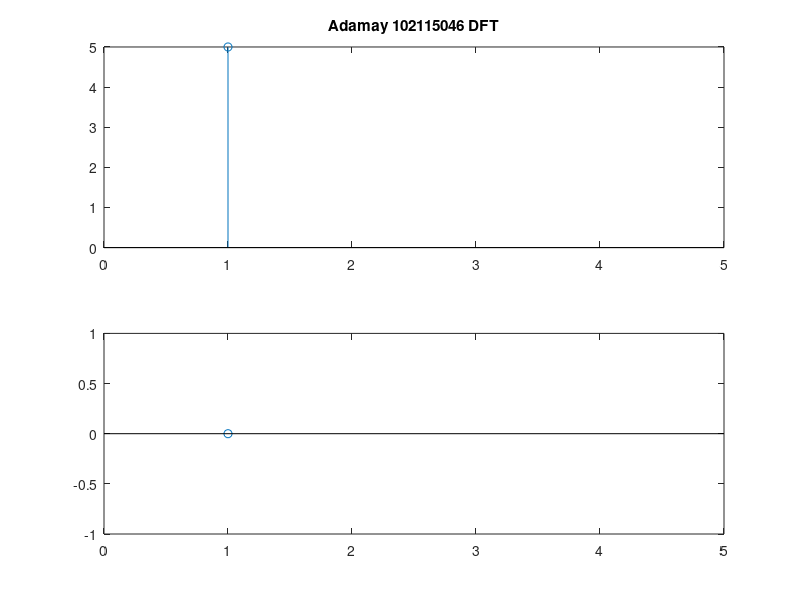

This chart was generated by the following MATLAB code:
clc
clear all
xz=input('enter sequence:')
N=length(xz)
XF=zeros(1,N);
for k=0:N-1
     for n=0:N-1
         
          XF(k+1) = XF(k+1) + xz(n+1)*exp((-1*1i*2*pi*k*n)/N);
     end
end
 XF
% subplot(2,1,1)
figure
subplot(2,1,1)

stem(abs(XF))
xlim([0 5])
title('Adamay 102115046 DFT');

subplot(2,1,2)
stem(angle(XF))
xlim([0 5])